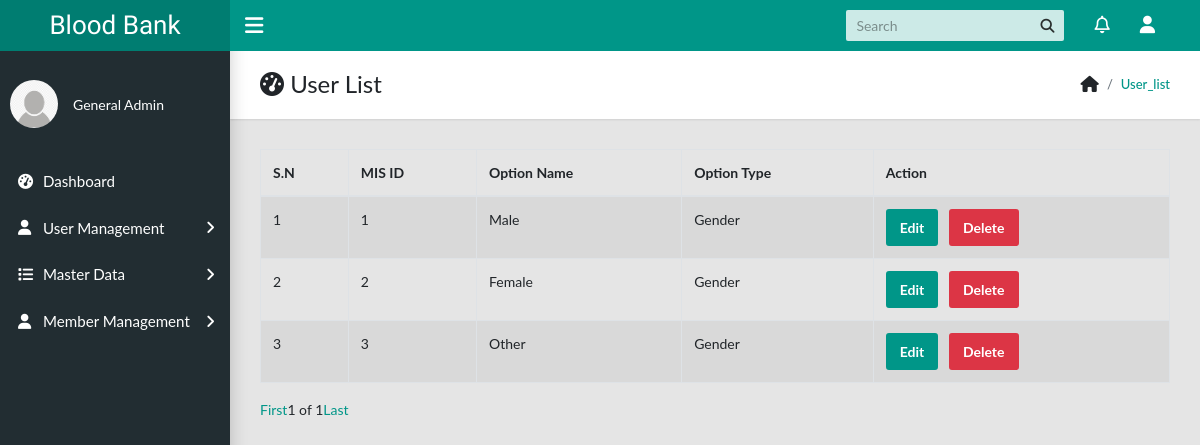
The page /master_data/data_list (signed in) on the database as committed earlier.
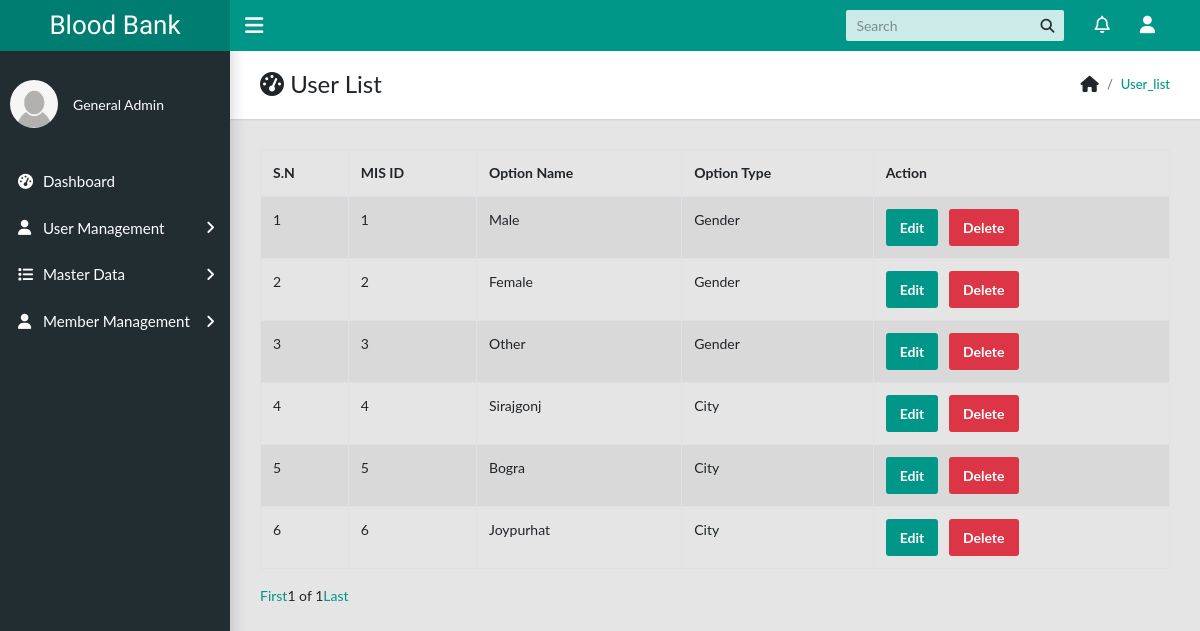
The same page on the database as committed later.
### master_data/models.py (models this page shows, shortened)
class Data(models.Model):
	option_id = models.ForeignKey(Option, on_delete=models.CASCADE, related_name="option_list")
	option_name = models.CharField(max_length=200,blank=True, null=True)
	status = models.BooleanField(default=True,null=True,blank=True)

class Option(models.Model):
	name = models.CharField(max_length=200,blank=True,null=True)
	status = models.BooleanField(default=True,null=True,blank=True)

### master_data/views.py (the view)
# urls.py: path('data_list',views.data_list, name="data_list"),
@login_required
def data_list(request):
	data_list = Data.objects.all()
	paginator = Paginator(data_list,10)
	try:
		page = request.GET.get('page','1')
	except:
		page = 1
	try:
		datas = paginator.page(page)
	except(EmptyPage, InvalidPage):
		datas = paginator.page(paginator.num_pages)
	context = {
		'datas':datas
		}
	return render(request, 'master_data/data_list.html', context)

### templates/master_data/data_list.html (shortened to what this page needs)
{% extends 'base.html' %}
{% load crispy_forms_tags %}
{% block page_title %}User List{% endblock %}
{% block breadcrumb %}user_list{% endblock %}
{% block content %}
	<div class="row">
		<div class="col-md-12">
			<table class="table table-bordered table-striped">
				<thead>
					<tr>
						<th>S.N</th>
						<th>MIS ID</th>
						<th>Option Name</th>
						<th>Option Type</th>
						<th>Action</th>
					</tr>
				</thead>
				<tbody>
					{%if datas %}
					{% for data in datas %}
						<tr>
							<td>{{ forloop.counter }}</td>
							<td>{{ data.id }}</td>
							<td>{{ data.option_name }}</td>
							<td>{{ data.option_id.name }}</td>
							<td><a href="{% url 'edit_data' data.id %}" class="btn btn-primary">Edit</a> &nbsp;
								<a href="{% url 'delete_data' data.id %}" class="btn btn-danger" onclick="return confirm('Are you sure?');">Delete</a></td>
						</tr>
					{% endfor %}
					{% else %}
						<tr>
							<td colspan="6">No Data added</td>
						</tr>
					{% endif%}
				</tbody>
			</table>
			<div class="pagination">
		      <a href="?page=1">First </a>
		      {{ datas.number }} of {{ datas.paginator.num_pages }}
		      <a href="?page={{ datas.paginator.num_pages }}"> Last </a>
		    </div>
		</div>
	</div>
{% endblock %}

Rows that differ between the two databases and show on the page:
added Data: id "4", option_name "Sirajgonj", option_id.name "City"
added Data: id "5", option_name "Bogra", option_id.name "City"
added Data: id "6", option_name "Joypurhat", option_id.name "City"
